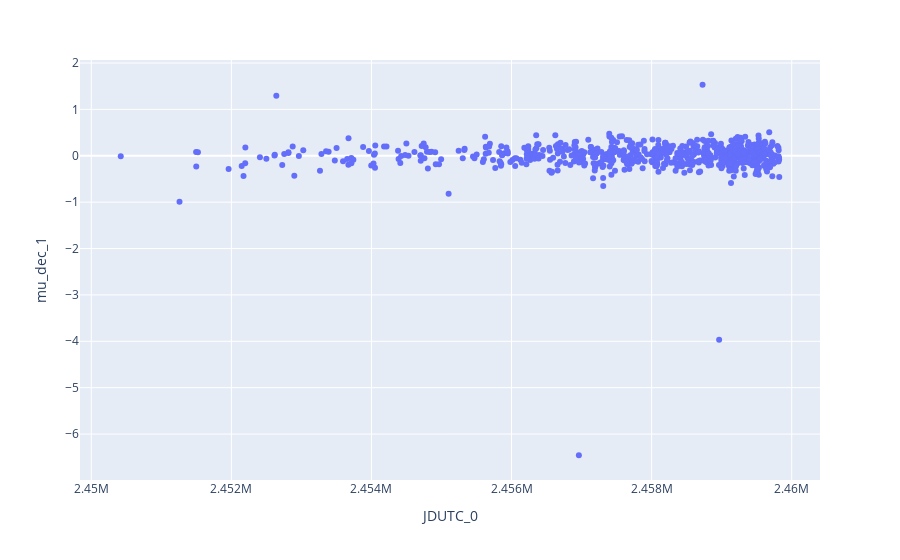

Notebook code cell kept with this figure:
### Code cell
fig = px.scatter(fp, x='JDUTC_0', y='mu_dec_1')
fig.show()

### Figure 1 — Plotly figure (JSON) as saved in the notebook; plotly's stock layout.template omitted (floating-point values rounded to 4 significant figures; data arrays with more than 128 entries replaced by an {"elided": "..."} marker saying what was removed)
{"data": [{"hovertemplate": "JDUTC_0=%{x}<br>mu_dec_1=%{y}<extra></extra>", "legendgroup": "", "marker": {"color": "#636efa", "symbol": "circle"}, "mode": "markers", "name": "", "orientation": "v", "showlegend": false, "type": "scatter", "x": {"elided": "685 float values"}, "xaxis": "x", "y": {"elided": "685 float values"}, "yaxis": "y"}], "layout": {"legend": {"tracegroupgap": 0}, "margin": {"t": 60}, "xaxis": {"anchor": "y", "domain": [0, 1], "title": {"text": "JDUTC_0"}}, "yaxis": {"anchor": "x", "domain": [0, 1], "title": {"text": "mu_dec_1"}}}}
